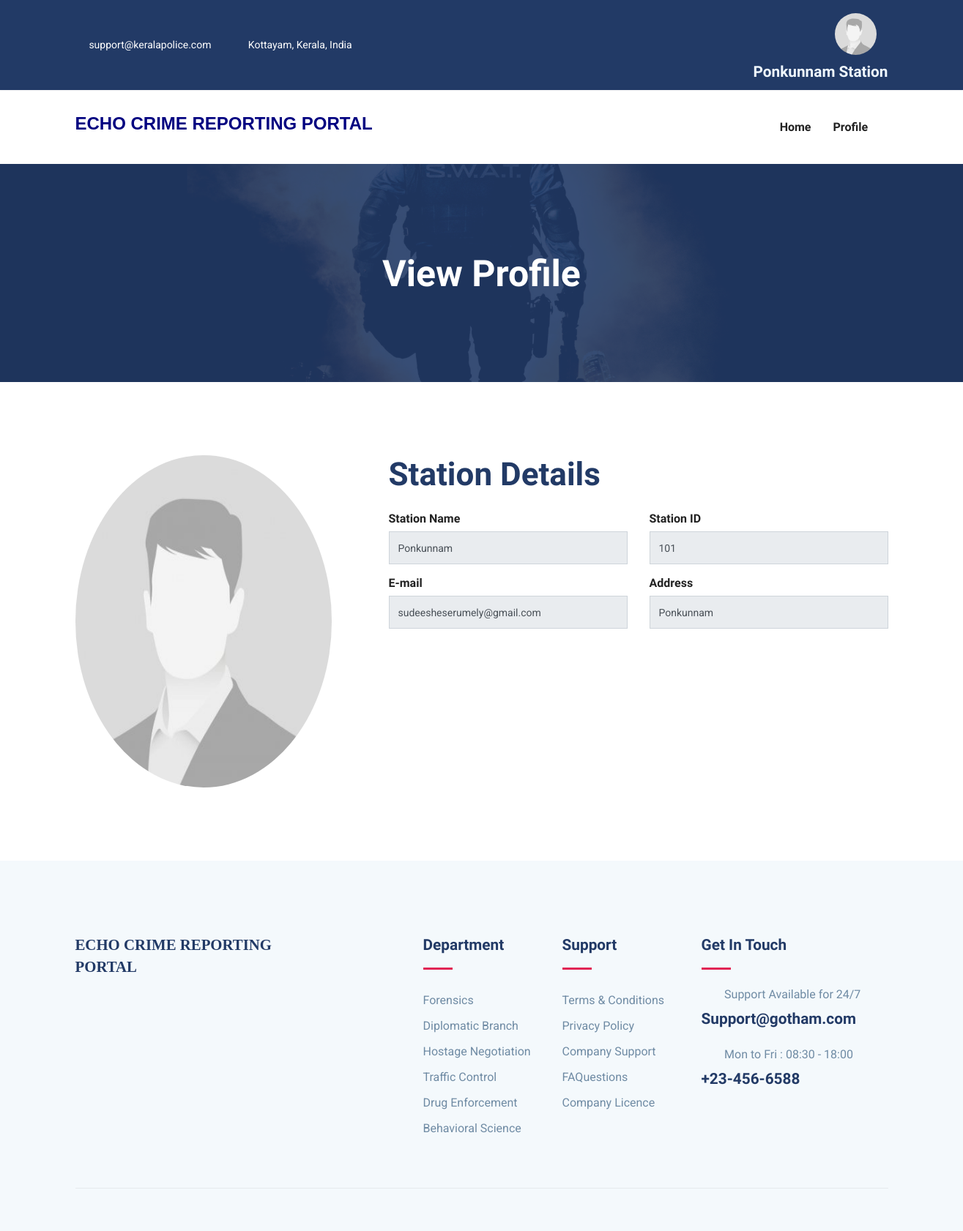
Screenshot of /Inspector/ins-view-profile/ (signed in) with the database file from the repository.
### Inspector/models.py (models this page shows, shortened)
class Ins(models.Model):
    password = models.CharField(max_length=10)
    email = models.EmailField(unique=True)
    station_name = models.CharField(max_length=30, null=False, unique=True, default="none")
    station_id = models.CharField(max_length=10, unique=True, default="1")
    address = models.CharField(max_length=100, default="none")
    phone = models.CharField(max_length=15, default="0000000")
    pic = models.FileField(upload_to='Profile', default='default.jpg')

### Inspector/views.py (the view)
# urls.py: path('ins-view-profile/',views.ins_view_profile,name='ins-view-profile'),
def ins_view_profile(request):
    ins = Ins.objects.get(email=request.session['email'])
    return render(request,'ins-view-profile.html',{'ins':ins})

### Inspector/templates/ins-view-profile.html (shortened to what this page needs)
{% extends 'ins-header.html' %}
{% block content %}
{% load static %}
<section class="page-title back-9550">
	<div class="container">
	  <div class="row">
		<div class="col-md-12">
		  <div class="block text-center">
			<h1 class="text-capitalize mb-5 text-lg">View Profile</h1>
		  </div>
		</div>
	  </div>
	</div>
  </section>
<section class="section doctor-single">
	<div class="container">
		<div class="row">
			<div class="col-lg-4 col-md-6">
				<div class="doctor-img-block">
          <img src="{{ins.pic.url}}" alt="image placeholder" class="img-flins w-100" style="border-radius:50%; width:5cm; height:12cm;">
				</div>
			</div>
			<div class="col-lg-8">
                <div class="appoinment-wrap mt-5 mt-lg-0 pl-lg-5">
                 <h2 class="mb-2 title-color">Station Details</h2>
                        <div class="row">
                            <div class="col-lg-6">
                                <div class="form-group">
                                    <h6>Station Name</h6>
                                    <input name="fname" type="text" class="form-control" disabled value = '{{ins.station_name}}'>
                                </div>
                            </div>
                            <div class="col-lg-6">
                                <div class="form-group">
                                    <h6>Station ID</h6>
                                    <input name="lname" type="text" class="form-control" disabled value ='{{ins.station_id}}' >
                                </div>
                            </div>
                             <div class="col-lg-6">
                                <div class="form-group">
                                    <h6>E-mail</h6>
                                    <input name="email" type="email" class="form-control" disabled value ='{{ins.email}}'>
                                </div>
                            </div>
                            <div class="col-lg-6">
                                <div class="form-group">
                                    <h6>Address</h6>
                                    <input name="user_id" type="text" class="form-control" disabled value ='{{ins.address}}' >
                                </div>
                            </div>
                        </div>
                 </div>
		</div>
	</div>
</section>
{% endblock %}

### Inspector/templates/ins-header.html (shortened to what this page needs)
{% load static %}
<!DOCTYPE html>
<html lang="zxx">
<head>
  <link rel="stylesheet" href="{% static 'plugins/bootstrap/css/bootstrap.min.css' %}">
  <link rel="stylesheet" href="{% static 'plugins/icofont/icofont.min.css' %}">
  <link rel="stylesheet" href="{% static 'plugins/slick-carousel/slick/slick.css' %}">
  <link rel="stylesheet" href="{% static 'plugins/slick-carousel/slick/slick-theme.css' %}">
  <link rel="stylesheet" href="{% static 'css/style.css' %}">
</head>
<body id="top">
<header>
	<div class="header-top-bar">
		<div class="container">
			<div class="row align-items-center">
				<div class="col-lg-6">
					<ul class="top-bar-info list-inline-item pl-0 mb-0">
						<li class="list-inline-item"><a href="mailto:support@gmail.com"><i class="icofont-support-faq mr-2"></i>support@keralapolice.com</a></li>
						<li class="list-inline-item"><i class="icofont-location-pin mr-2"></i>Kottayam, Kerala, India</li>
					</ul>
				</div>
				<div class="col-lg-6">
					<div class="text-lg-right top-right-bar mt-2 mt-lg-0">
						<a class="nav-link active" href="">
							{% if ins.pic.url %}
							<img src="{{ins.pic.url}}" alt = "image placeholder" style = "border-radius: 3cm; height : 1.5cm ; width : 1.5cm;">
							{% else %}
							<img src="{% static 'default.jpg' %}" alt = "image placeholder" style = "border-radius: 3cm; height : 1.5cm ; width : 1.5cm;">
							{% endif %}
						</a>
						<span class="h4" style = "color:aliceblue">{{ins.station_name}} Station</span>
					</div>
				</div>
			</div>
		</div>
	</div>
	<nav class="navbar navbar-expand-lg navigation" id="navbar">
		<div class="container">
				<h3 style = "font-family: sans-serif; color : navy">ECHO CRIME REPORTING PORTAL</h3>
		  <div class="collapse navbar-collapse" id="navbarmain">
			<ul class="navbar-nav ml-auto">
			  <li class="nav-item active">
				<a class="nav-link active" href="{% url 'ins-index' %}">
					<span class="nav-link-text">Home</span>
				  </a>
			  </li>
              <li class="nav-item dropdown">
				<a class="nav-link dropdown-toggle" href="#" id="dropdown03" data-toggle="dropdown" aria-haspopup="true" aria-expanded="false">Profile<i class="icofont-thin-down"></i></a>
			  </li>
			</ul>
		  </div>
		</div>
	</nav>
</header>
{% block content %}
{% endblock %}
<footer class="footer section gray-bg">
	<div class="container">
		<div class="row">
			<div class="col-lg-4 mr-auto col-sm-6">
				<div class="widget mb-5 mb-lg-0">
					<h4 style = " font-family:fantasy ;">ECHO CRIME REPORTING PORTAL</h4>
					<ul class="list-inline footer-socials mt-4">
						<li class="list-inline-item"><i class="icofont-facebook"></i></li>
						<li class="list-inline-item"><i class="icofont-twitter"></i></li>
						<li class="list-inline-item"><i class="icofont-linkedin"></i></li>
					</ul>
				</div>
			</div>
			<div class="col-lg-2 col-md-6 col-sm-6">
				<div class="widget mb-5 mb-lg-0">
					<h4 class="text-capitalize mb-3">Department</h4>
					<div class="divider mb-4"></div>
					<ul class="list-unstyled footer-menu lh-35">
						<li>Forensics</li>
						<li>Diplomatic Branch</li>
						<li>Hostage Negotiation</li>
						<li>Traffic Control</li>
						<li>Drug Enforcement</li>
						<li>Behavioral Science</li>
					</ul>
				</div>
			</div>
			<div class="col-lg-2 col-md-6 col-sm-6">
				<div class="widget mb-5 mb-lg-0">
					<h4 class="text-capitalize mb-3">Support</h4>
					<div class="divider mb-4"></div>
					<ul class="list-unstyled footer-menu lh-35">
						<li><a href="#">Terms & Conditions</a></li>
						<li><a href="#">Privacy Policy</a></li>
						<li><a href="#">Company Support </a></li>
						<li><a href="#">FAQuestions</a></li>
						<li><a href="#">Company Licence</a></li>
					</ul>
				</div>
			</div>
			<div class="col-lg-3 col-md-6 col-sm-6">
				<div class="widget widget-contact mb-5 mb-lg-0">
					<h4 class="text-capitalize mb-3">Get in Touch</h4>
					<div class="divider mb-4"></div>
					<div class="footer-contact-block mb-4">
						<div class="icon d-flex align-items-center">
							<i class="icofont-email mr-3"></i>
							<span class="h6 mb-0">Support Available for 24/7</span>
						</div>
						<h4 class="mt-2">Support@gotham.com</a></h4>
					</div>
					<div class="footer-contact-block">
						<div class="icon d-flex align-items-center">
							<i class="icofont-support mr-3"></i>
							<span class="h6 mb-0">Mon to Fri : 08:30 - 18:00</span>
						</div>
						<h4 class="mt-2">+23-456-6588</h4>
					</div>
				</div>
			</div>
		</div>
		<div class="footer-btm py-4 mt-5">
		</div>
	</div>
</footer>
  </body>
  </html>

### myapp/static/css/style.css (style rules this page uses)
html { overflow-x: hidden; }
body { line-height: 1.6; font-family: "Roboto", sans-serif; -webkit-font-smoothing: antialiased; font-size: 16px; color: #6F8BA4; font-weight: 400; }
h1, .h1, h2, .h2, h3, .h3, h4, .h4, h5, .h5, h6, .h6 { font-family: "Exo", sans-serif; font-weight: 700; color: #222; }
h1, .h1 { font-size: 2.5rem; }
h2, .h2 { font-size: 44px; }
h3, .h3 { font-size: 1.5rem; }
h4, .h4 { font-size: 1.3rem; line-height: 30px; }
h6, .h6 { font-size: 1rem; }
input[type="email"], input[type="password"], input[type="text"], input[type="tel"] { box-shadow: none; height: 45px; outline: none; font-size: 14px; }
.form-control { box-shadow: none; border-radius: 0; }
.section { padding: 100px 0; }
.text-lg { font-size: 3.75rem; }
a { color: #222; text-decoration: none; transition: all .35s ease; }
.page-title { padding: 120px 0px 70px 0px; position: relative; }
.page-title .block h1 { color: #fff; }
.title-color { color: #223a66; }
.text-lg { font-size: 50px; }
.gray-bg { background: #f4f9fc; }
#navbarmain { padding: 20px 0px; }
#navbarmain .nav-link { font-weight: 600; padding: 10px 15px; color: #222; font-family: "Exo", sans-serif; text-transform: capitalize; font-size: 16px; transition: all .25s ease; }
.dropdown-toggle::after { display: none; }
.header-top-bar { background: #223a66; font-size: 14px; padding: 10px 0px; box-shadow: 0 1px 2px rgba(0, 0, 0, 0.05); color: #fff; }
.top-bar-info li a { color: #fff; margin-right: 20px; }
.back-9550 { background: url("../images/bg/swat.jpg") no-repeat 50% 50%; background-size: cover; position: relative; }
.divider { width: 40px; height: 5px; background: #e12454; }
.lh-35 { line-height: 35px; }
.footer { padding-bottom: 10px; }
.widget .divider { height: 3px; }
.widget h4 { color: #223a66; }
.widget .footer-menu a { color: #6F8BA4; }
.footer-contact-block span { font-weight: 400; color: #6F8BA4; }
.footer-contact-block i { font-size: 20px; }
.footer-btm { border-top: 1px solid rgba(0, 0, 0, 0.06); }

### rows the page displays
Ins: pic (placeholder picture), station_name "Ponkunnam", fname "Ponkunnam", lname "101", email "sudeesheserumely@gmail.com", user_id "Ponkunnam"
